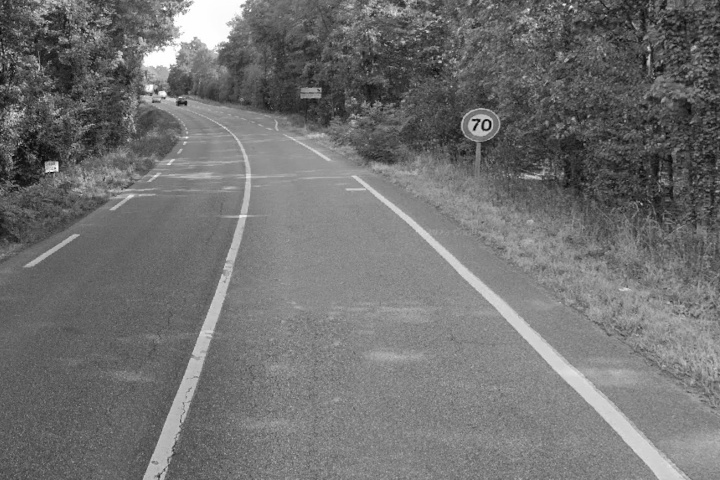
#> input picture detection/figs/route2.jpg, 720 x 480 px
$ jupyter execute figs-lines.ipynb
#> lines starting #> are read from the running program, lines starting #| are printed output that depends on the picture; after the words box and inside, x2 and y2 are one past the last pixel; in counts of white or black regions, pixels touching at a corner belong together
# Lines

[cell 1]
import numpy as np
import matplotlib.pyplot as plt
import skimage.io as io
import skimage.draw as draw
from skimage.feature import canny
from skimage.transform import hough_line, hough_line_peaks
from skimage.color import rgb2gray

plt.style.use('../../src/bip.mplstyle')
plt.rcParams['image.cmap'] = 'gray'

[cell 2]
# Display
clr = 'lime'
fs = 16
fig, axs = plt.subplots(1, 3, figsize=(10,5))
fig.tight_layout(pad=1.5)

# Image
N = 100
img = np.zeros((N,N))
r = np.round(np.array([.5, .8, .5, .2])*N)
c = np.round(np.array([.2, .5, .8, .5])*N)
rr, cc = draw.polygon(r, c)
img[rr, cc] = 1
axs[0].imshow(img)
axs[0].set_title('Original image')

# Edge detection
edges = canny(img, sigma=1.5)
axs[1].imshow(edges)
axs[1].set_title('Edge detection (Canny)')
axs[1].text(30, 30, 'A', color=clr, fontsize=fs, ha='center', va='center')
axs[1].text(70, 30, 'B', color=clr, fontsize=fs, ha='center', va='center')
axs[1].text(70, 70, 'C', color=clr, fontsize=fs, ha='center', va='center')
axs[1].text(30, 70, 'D', color=clr, fontsize=fs, ha='center', va='center')

# Hough transform
theta = np.linspace(-np.pi/2, np.pi/2, 360, endpoint=False)
h, theta, d = hough_line(edges, theta=theta)
angle_step = 0.5 * np.diff(theta).mean()
d_step = 0.5 * np.diff(d).mean()
bounds = [np.rad2deg(theta[0] - angle_step),
          np.rad2deg(theta[-1] + angle_step),
          d[-1] + d_step, d[0] - d_step]
aspect = (bounds[1]-bounds[0]) / (-bounds[3]+bounds[2])
axs[2].imshow((1+h)**(.5), extent=bounds, aspect=aspect)
axs[2].set_title('Hough transform')
axs[2].set_xlabel('Angle $\\theta$ (degrees)')
axs[2].set_ylabel('Distance $d$ (pixels)')
axs[2].text( 45,  50-15, 'A', color=clr, fontsize=fs, ha='center', va='center')
axs[2].text(-45,  20+20, 'B', color=clr, fontsize=fs, ha='center', va='center')
axs[2].text( 45, 100+15, 'C', color=clr, fontsize=fs, ha='center', va='center')
axs[2].text(-45, -20-20, 'D', color=clr, fontsize=fs, ha='center', va='center')

plt.savefig('hough-toy-example.svg', bbox_inches='tight')
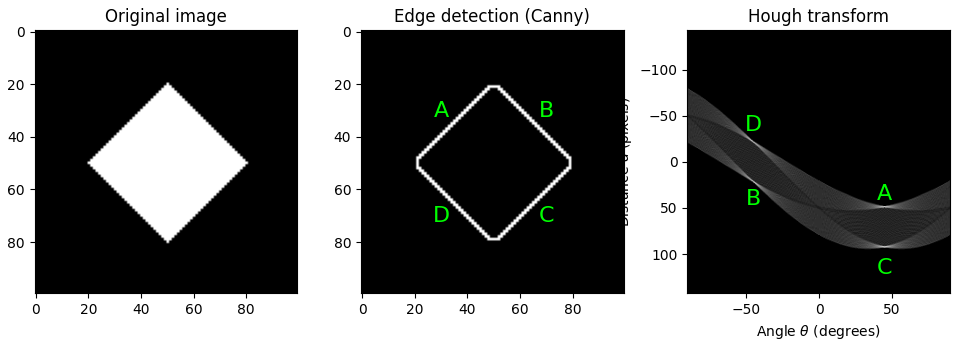
#> figure drawn by matplotlib, 3 panels
plt.show()

[cell 3]
# Display
clr = 'lime'
# fs = 24
fig, axs = plt.subplots(3, 1, figsize=(5,10))
fig.tight_layout(pad=1.5)

# Image
img = io.imread("route2.jpg")
#> img is the input picture: shape (480, 720); min 0, max 255, mean 113
# img = rgb2gray(img)
axs[0].imshow(img)
axs[0].set_title('Original image')

# Edge detection
edges = canny(img, sigma=1.5)
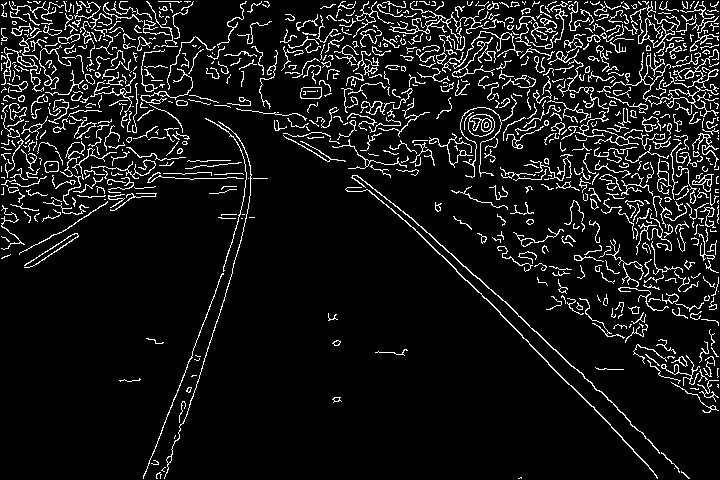
#> edges: shape (480, 720) bool; 8.7% white in thin lines or dots
axs[1].imshow(edges)
axs[1].set_title('Edge detection (Canny)')

# Hough transform
theta = np.linspace(-np.pi/2, np.pi/2, 300, endpoint=False)
h, theta, d = hough_line(edges, theta=theta)
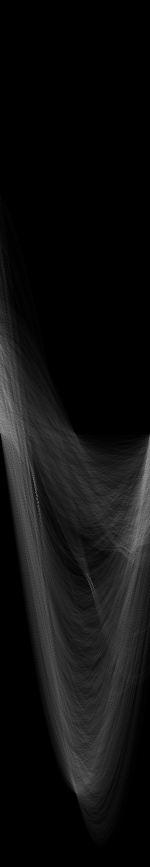
#> h: shape (1733, 300) uint64 (shown at 1/2 size); min 0, max 279, mean 17.4; drawn with min black and max white
#> theta = 300 values from -1.57 to 1.56; d = 1733 values from -866 to 866
peaks, angles, dists = hough_line_peaks(h, theta, d, threshold=.1*h.max(), num_peaks=3)
#> peaks = [279, 226, 192]; angles = [-0.785, -0.827, 0.367]; dists = [132, 118, 305]
axes = (np.rad2deg(theta[0]), np.rad2deg(theta[-1]), d[-1], d[0])
#> axes = (-90, 89.4, 866, -866)
# axs[2].imshow((1+h)**(.5), extent=axes, aspect="auto")
axs[2].imshow(h, extent=axes, aspect="auto")
axs[2].plot(np.rad2deg(angles), dists, marker='o', markeredgecolor=clr, markerfacecolor="none", linestyle="none")
axs[2].set_title('Hough transform')
axs[2].set_xlabel('Angle $\\theta$ (degrees)')
axs[2].set_ylabel('Distance $d$ (pixels)')

# Lines
for _, angle, dist in zip(peaks, angles, dists):

    # Coordonnée de la ligne
    x0 = 0
    y0 = dist / np.sin(angle)
    x1 = img.shape[1]
    y1 = (dist - x1*np.cos(angle)) / np.sin(angle)

    # Tracé de la ligne
    axs[0].plot((x0, x1), (y0, y1), color=clr, alpha=.8)
#> this loop made 3 passes
#> (angle, dist, y0, y1) on passes 1 to 3: (-0.785, 132, -186.7, 533.3), (-0.827, 118, -160.3, 501.8), (0.367, 305, 851.1, -1024.6)

axs[0].set_xlim(0,img.shape[1])
axs[0].set_ylim(img.shape[0],0)

plt.savefig('hough-example.svg', bbox_inches='tight')
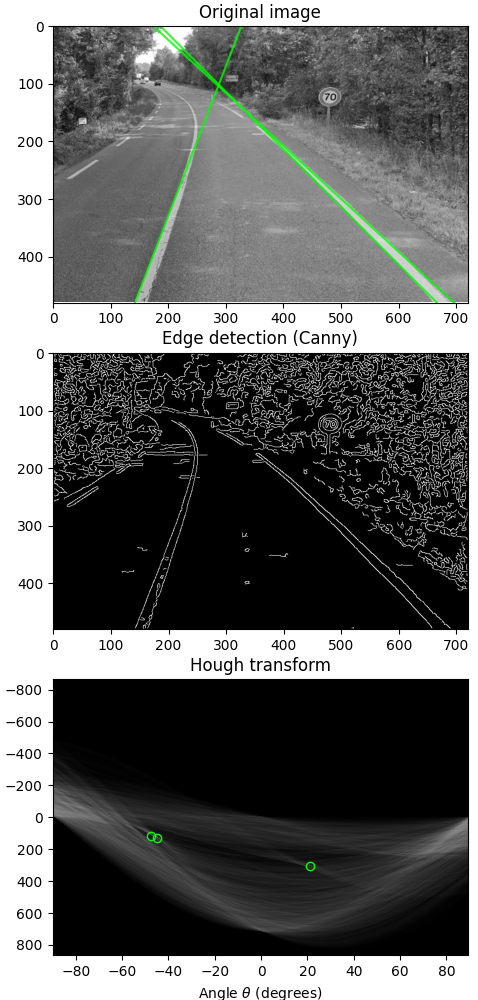
#> figure drawn by matplotlib, 3 panels
plt.show()
